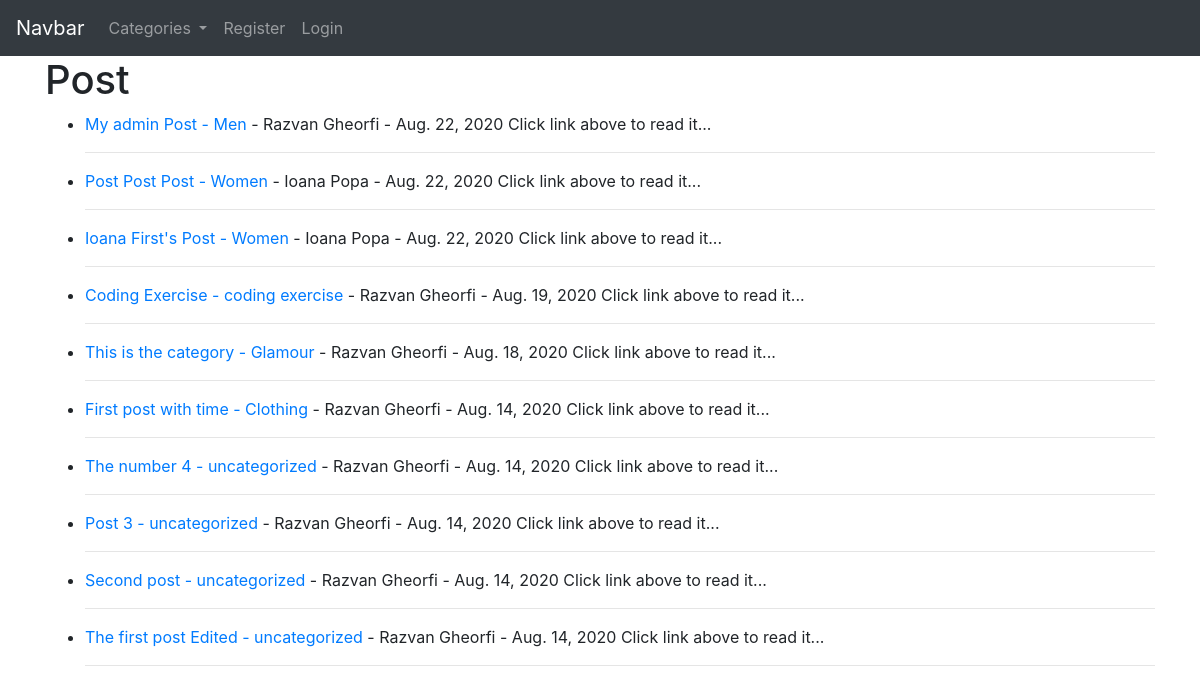
/, run on an earlier commit of the app's database.
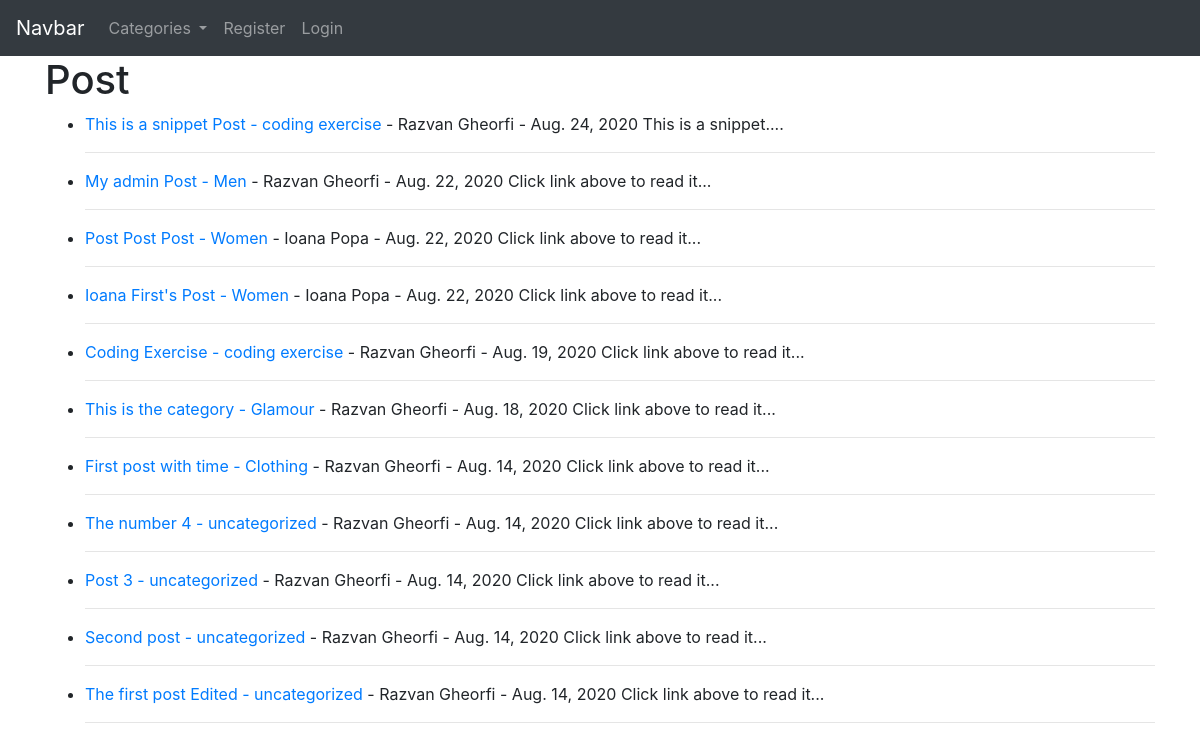
And on a later commit of the database.
### main/models.py (models this page shows, shortened)
class Post(models.Model):
    title = models.CharField(max_length=255)
    header_image = models.ImageField(null=True, blank=True, upload_to="images/")
    author = models.ForeignKey(User, on_delete=models.CASCADE)
    body = RichTextField(blank=True, null=True)
    post_date = models.DateField(auto_now_add=True)
    category = models.CharField(max_length=255, default='coding')
    likes = models.ManyToManyField(User, related_name='blog_posts')
    snippet = models.CharField(max_length=255)

### main/views.py (the view)
# urls.py: path('', HomeView.as_view(), name='home'),
class HomeView(ListView):
    model = Post
    template_name = 'home.html'
    ordering = ['-post_date','-id']
    def get_context_data(self, *args, **kwargs):
        cat_menu = Category.objects.all()
        context = super(HomeView, self).get_context_data(*args, **kwargs)
        context["cat_menu"] = cat_menu
        return context

### main/models.py (called while the page is built)
    def __str__(self):
        return self.name

### main/templates/home.html (shortened to what this page needs)
{% extends 'base.html' %}
{% block content %}
<h1>Post</h1>
<ul>
  {% for post in object_list %}
      <li>
        <a href="{% url 'article_detail' post.pk %}">{{ post.title }}</a>
        <a href="{% url 'category' post.category %}">- {{ post.category }}</a>
        - {{ post.author.first_name }}
        {{ post.author.last_name }} - {{ post.post_date }}
        {{ post.snippet }}
        <hr>
      </li>
  {% endfor %}
</ul>
{% endblock %}

What changed in the data, as far as the page shows it:
added Post: title "This is a snippet Post", category "coding exercise", author.first_name "Razvan", author.last_name "Gheorfi", post_date "Aug. 24, 2020", snippet "This is a snippet...."
